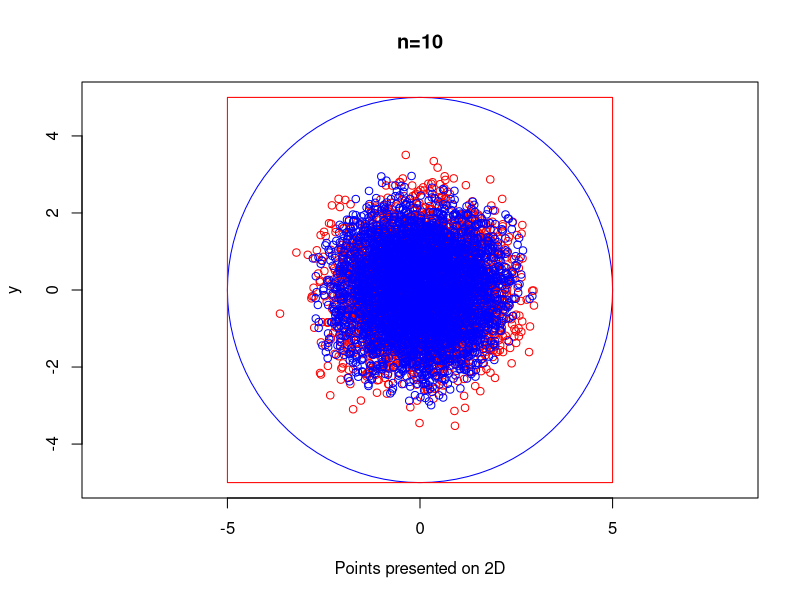
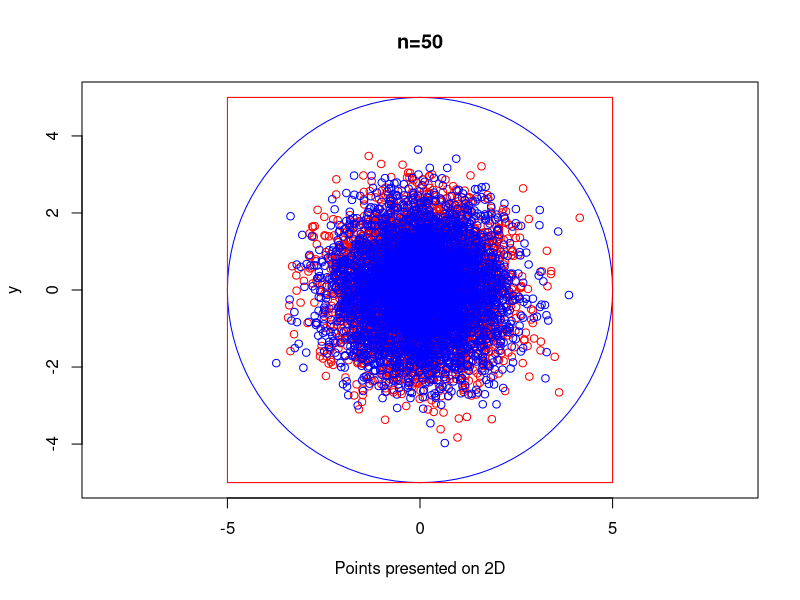
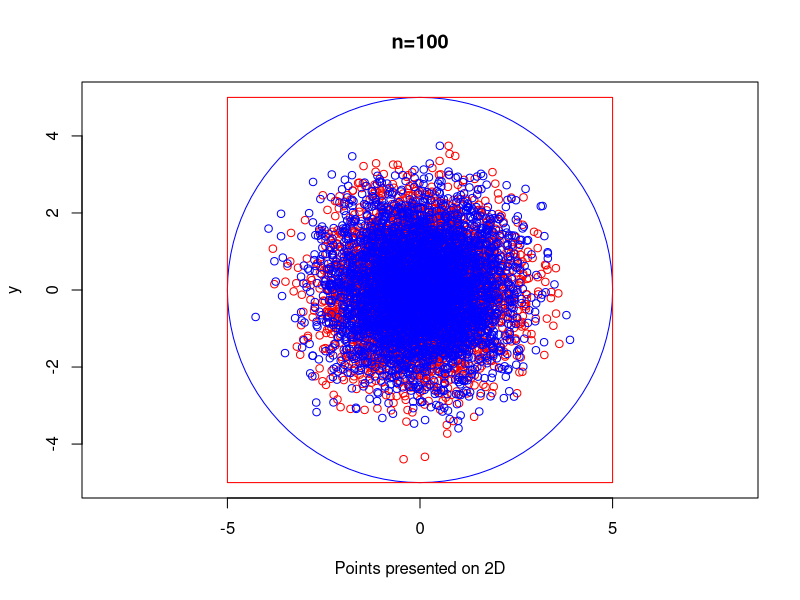
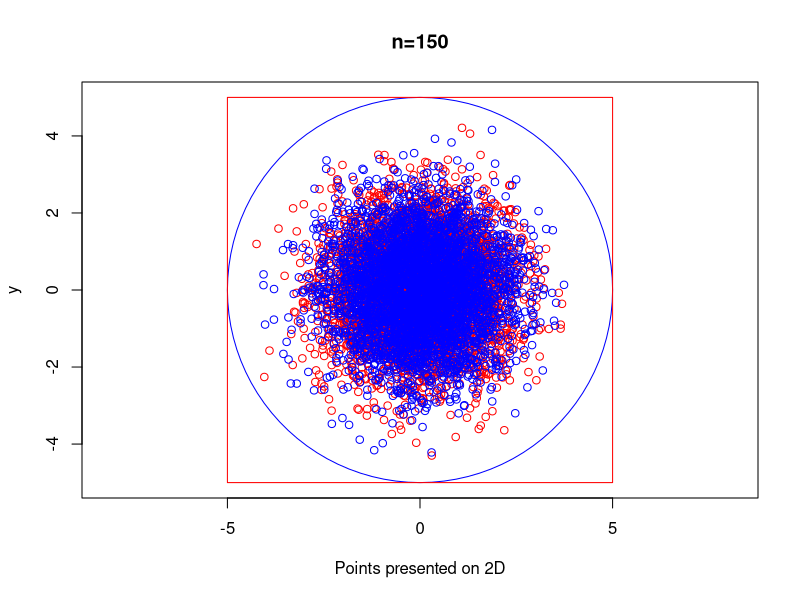
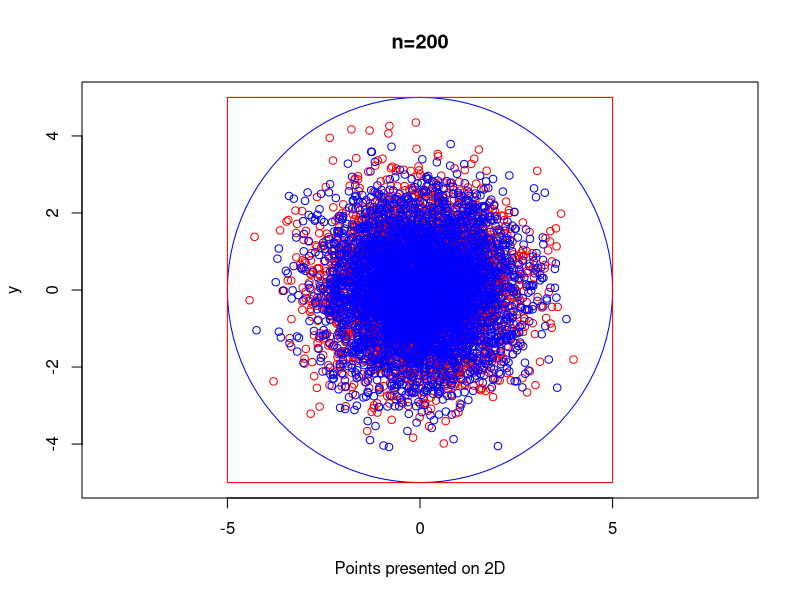

Reproduce these figures in R, in order. (Note: a time limit stopped this script after it produced the figures.)
library("plotrix")

side_lenght_hypercube <- 10
number_of_points_to_generate <-4000
maximum_dimension <- 200
minimum_dimension <- 3

all_points_in_cube = list()
all_points_in_sphere = list()


for(current_dimension in minimum_dimension:maximum_dimension)
{
  selected_points_cube <- matrix(NA,number_of_points_to_generate, current_dimension)
  selected_points_sphere <- matrix(NA,number_of_points_to_generate, current_dimension)
  
  #Hypercube generation
  for (i in 1:number_of_points_to_generate){
    coordinates <- runif(current_dimension, -side_lenght_hypercube/2, side_lenght_hypercube/2)
    selected_points_cube[i,] <- coordinates
  }
  
  #Hypershpere generation
  for (i in 1:number_of_points_to_generate){
    coordinates <- runif(current_dimension, -side_lenght_hypercube/2, side_lenght_hypercube/2)
    coefficient <- 0
    for(elem in coordinates) {
      coefficient <- coefficient + elem^2
    }
    coefficient <- sqrt(coefficient)
    coordinates <- (side_lenght_hypercube/2 * (runif(n = 1, min = 0, max = 1))^(1/current_dimension)/coefficient) * coordinates
    selected_points_sphere[i,] <- coordinates
  }
  
  all_points_in_sphere[[current_dimension]] <-selected_points_sphere
  all_points_in_cube[[current_dimension]] <-selected_points_cube
}


#Generate plots with given dimensions
dimensions = c(10, 50 , 100, 150 ,200)
for(dimension in dimensions){
  points_in_cube <- all_points_in_cube[[dimension]]
  points_in_cube <- prcomp(points_in_cube, center = TRUE, scale = TRUE)
  points_in_cube <- points_in_cube$x[,1:2]
  
  points_in_sphere = all_points_in_sphere[[dimension]]
  points_in_sphere <- prcomp(points_in_sphere, center = TRUE, scale = TRUE)
  points_in_sphere <- points_in_sphere$x[,1:2]
  
  max_coord <- side_lenght_hypercube/2
  
  png(file = paste(toString(dimension),"_sphere_cube_on_2D.png",sep="")) 
  plot(-max_coord:max_coord, -max_coord:max_coord, type = "n", asp = 1, main = paste("n=",toString(dimension),sep=""), xlab = "Points presented on 2D", ylab = 'y')
  points(points_in_cube[,1], points_in_cube[,2], col = "red")
  points(points_in_sphere[,1], points_in_sphere[,2], col = "blue")
  draw.circle(0, 0, max_coord, border = "blue")
  rect(-max_coord, -max_coord, max_coord, max_coord, border = "red")
  dev.off()
}

#Distances from 0.0
averages_cube = matrix(NA, 1, maximum_dimension)
colnames(averages_cube) <- do.call("expression", lapply(1:maximum_dimension, function(i) i))
averages_sphere = matrix(NA, 1, maximum_dimension)
colnames(averages_sphere) <- do.call("expression", lapply(1:maximum_dimension, function(i) i))
dimensions = c(10,50,100,150,200)
for (dimension in dimensions){
  print(paste("Distances from 0 dimension: ", dimension, sep = ""))
  distances_cube = list()
  distances_sphere = list()
  
  center_coordinate = rep(0, current_dimension)
  points_in_cube <- all_points_in_cube[[dimension]]
  for(point in points_in_cube){
    distance <- dist(rbind(center_coordinate, point))
    distances_cube <- c(distances_cube, distance)
  }
  
  points_in_sphere = all_points_in_sphere[[dimension]]
  for(point in points_in_sphere){
    distance <- dist(rbind(center_coordinate, point))
    distances_sphere <- c(distances_sphere, distance)
  }
  
  averages_cube[1, dimension ] <- mean(unlist(distances_cube))
  averages_sphere[1, dimension ] <- mean(unlist(distances_sphere))
}
(file = paste(toString(dimension),"_bar_averages_distances.png",sep="")) 
averages_cube <- averages_cube[ , -c(1,2)]
barplot(averages_cube,main = "Average distance from center for cube", xlab = "Dimension", ylab = "Distance", col = "darkblue")
dev.off()

png(file = paste(toString(dimension),"_sphere_averages_distances.png",sep="")) 
averages_sphere <- averages_sphere[,-c(1,2)]
barplot(averages_sphere,main = "Average distance from centerfor sphere", xlab = "Dimension", ylab = "Distance", col = "darkblue")
dev.off()


#Number of point depending on r parameter
dimensions = c(10,50,100,150,200)
for (current_dimension in dimensions){
  center_coordinate = rep(0, current_dimension)
  
  coordinates <- runif(current_dimension, -side_lenght_hypercube/2, side_lenght_hypercube/2)
  coefficient <- 0
  for(elem in coordinates) {
    coefficient <- coefficient + elem^2
  }
  coefficient <- sqrt(coefficient)
  coordinates <- (side_lenght_hypercube/2 * (runif(n = 1, min = 0, max = 1))/coefficient) * coordinates
  r_distance = dist(rbind(center_coordinate, coordinates))
  
  sequence <- seq(r_distance/10, r_distance, by=(r_distance/10))
  sequence <- lapply(sequence, function(x) round(x, digits = 2))
  
  points_regarding_r_cube = matrix(NA, 1, length(sequence))
  colnames(points_regarding_r_cube) <- sequence
  points_regarding_r_sphere = matrix(NA, 1, length(sequence))
  colnames(points_regarding_r_sphere) <- sequence
  
  n <- 1
  for(i in sequence)
  {
    points_cube_count = list()
    points_sphere_count=list()
    
    points_in_cube <- all_points_in_cube[[current_dimension]]
    for(point in points_in_cube){
      distance <- dist(rbind(center_coordinate, point))
      if(distance < i){
        points_cube_count <- c(points_cube_count, distance)
      }
    }
    
    points_in_sphere = all_points_in_sphere[[current_dimension]]
    for(point in points_in_sphere){
      distance <- dist(rbind(center_coordinate, point))
      if(distance < i){
        points_sphere_count <- c(points_sphere_count, distance)
      }
    }
    
    points_regarding_r_cube[,n]<-length(points_cube_count)
    points_regarding_r_sphere[,n]<-length(points_sphere_count)
    n <- n +1
  }
  
  
  final <- list(points_regarding_r_sphere, points_regarding_r_cube)
  final <- do.call(rbind, final)
  
  png(file = paste(toString(current_dimension),paste("_distance_from_center_sphere_cube_n",current_dimension,".png"),sep="")) 
  barplot(final, xlab = "R", ylab = "Number of points", main = paste("Number of points <R for N=",current_dimension,sep = ""), legend = c("Sphere", "Cube"), col=c("yellow","red"))
  dev.off()
}



#Generate plots with given dimensions 2D
dimensions = c(10,50,100,150,200)
for(current_dimension in dimensions){
  coordinates <- runif(current_dimension, -side_lenght_hypercube/2, side_lenght_hypercube/2)
  r_distance = side_lenght_hypercube
  center_coordinate = c(0,0)
  
  points_in_cube <- all_points_in_cube[[current_dimension]]
  points_in_cube <- points_in_cube[,c(1,2)]
  
  points_in_sphere = all_points_in_sphere[[current_dimension]]
  points_in_sphere <- points_in_sphere[,c(1,2)]
  
  sequence <- seq(r_distance/10, r_distance, by=(r_distance/10))
  sequence <- lapply(sequence, function(x) round(x, digits = 2))
  
  points_regarding_r_cube = matrix(NA, 1, length(sequence))
  colnames(points_regarding_r_cube) <- sequence
  points_regarding_r_sphere = matrix(NA, 1, length(sequence))
  colnames(points_regarding_r_sphere) <- sequence
  
  n <- 1
  for(i in sequence)
  {
    points_cube_count = list()
    points_sphere_count=list()
    
    points_in_cube <- all_points_in_cube[[current_dimension]]
    for(point in points_in_cube){
      distance <- dist(rbind(center_coordinate, point))
      if(distance < i){
        points_cube_count <- c(points_cube_count, distance)
      }
    }
    
    points_in_sphere = all_points_in_sphere[[current_dimension]]
    for(point in points_in_sphere){
      distance <- dist(rbind(center_coordinate, point))
      if(distance < i){
        points_sphere_count <- c(points_sphere_count, distance)
      }
    }
    
    points_regarding_r_cube[,n]<-length(points_cube_count)
    points_regarding_r_sphere[,n]<-length(points_sphere_count)
    n <- n +1
  }

  final <- list(points_regarding_r_sphere, points_regarding_r_cube)
  final <- do.call(rbind, final)
  png(file = paste(toString(current_dimension),paste("_distance_from_center_sphere_cube_2D_n",current_dimension,".png"),sep="")) 
  barplot(final, xlab = "R", ylab = "Number of points", main = paste("Number of points <R for N=",current_dimension,sep = ""), legend = c("Sphere", "Cube"), col=c("yellow","red"))
  dev.off()
}
